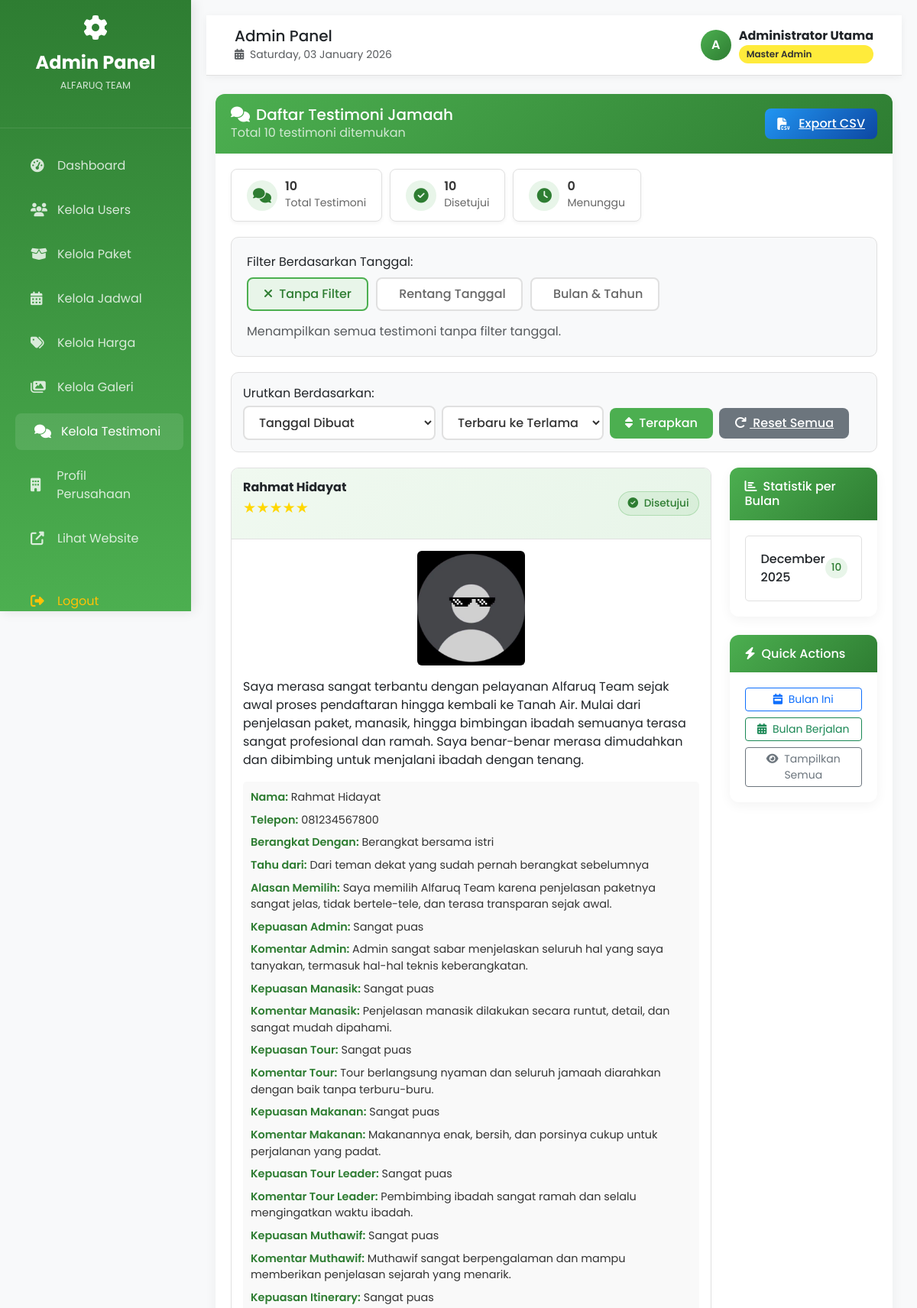
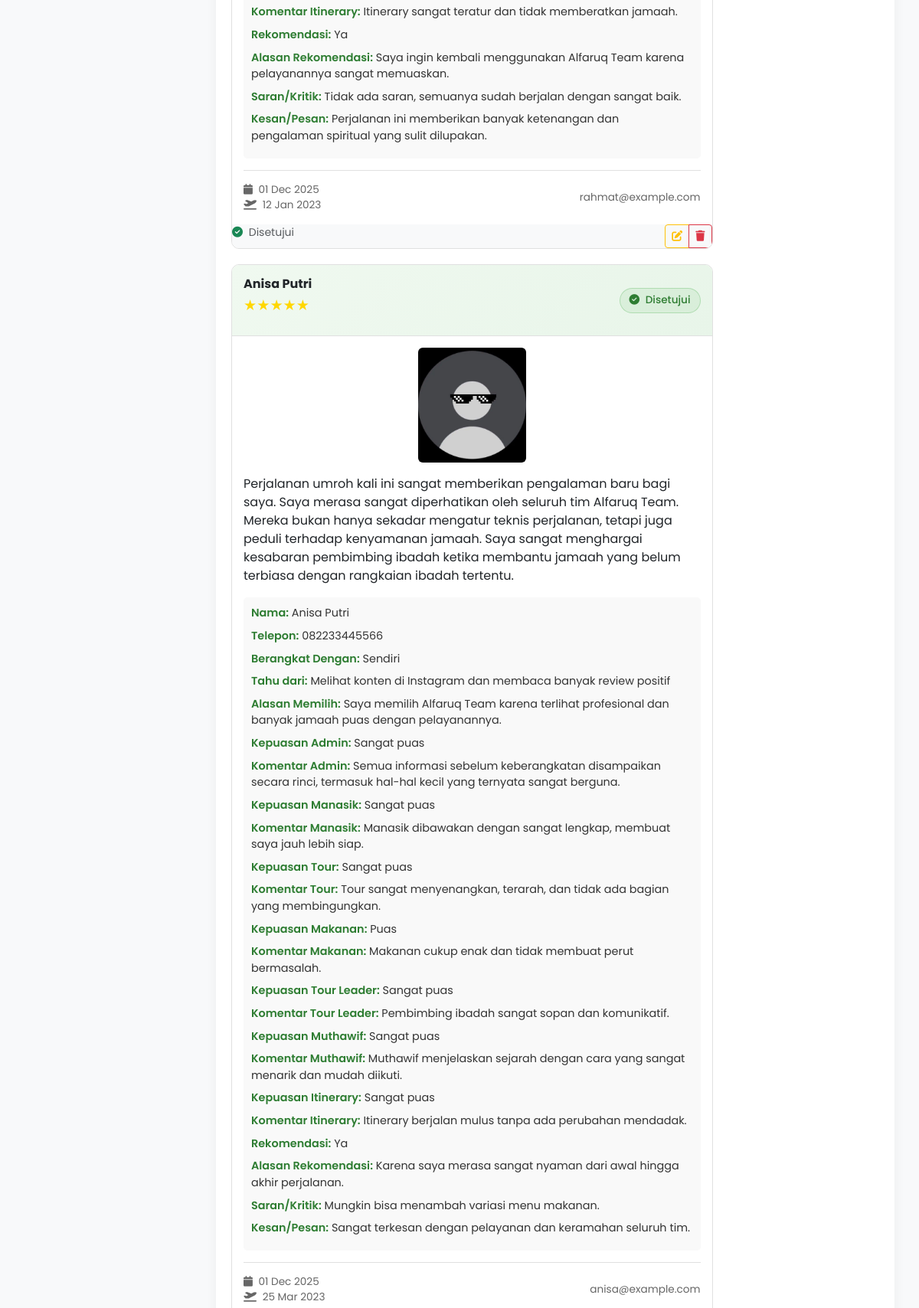
The app's page /admin/testimonial.php (signed in, upper part) with its own data (2 pictures, top to bottom).
### tables this page shows
CREATE TABLE `testimonials` (
  `id` int(11) NOT NULL,
  `name` varchar(100) NOT NULL,
  `email` varchar(100) NOT NULL,
  `message` text DEFAULT NULL,
  `rating` int(11) DEFAULT NULL CHECK (`rating` >= 1 and `rating` <= 5),
  `image` varchar(255) DEFAULT NULL,
  `is_approved` tinyint(1) DEFAULT 0,
  `created_at` timestamp NOT NULL DEFAULT current_timestamp(),
  `q1` varchar(255) DEFAULT NULL,
  `q2` varchar(20) DEFAULT NULL,
  `q3` varchar(255) DEFAULT NULL,
  `q4` varchar(255) DEFAULT NULL,
  `q5` text DEFAULT NULL,
  `q6` varchar(50) DEFAULT NULL,
  `q7` text DEFAULT NULL,
  `q8` varchar(50) DEFAULT NULL,
  `q9` text DEFAULT NULL,
  `q10` varchar(50) DEFAULT NULL,
  `q11` text DEFAULT NULL,
  `q12` varchar(50) DEFAULT NULL,
  `q13` text DEFAULT NULL,
  `q14` varchar(50) DEFAULT NULL,
  `q15` text DEFAULT NULL,
  `q16` varchar(50) DEFAULT NULL,
  `q17` text DEFAULT NULL,
  `q18` varchar(50) DEFAULT NULL,
  `q19` text DEFAULT NULL,
  `q20` varchar(50) DEFAULT NULL,
  `q21` text DEFAULT NULL,
  `q22` text DEFAULT NULL,
  `q23` text DEFAULT NULL,
  `departure_date` date DEFAULT NULL
);

### admin/testimonial.php (the view, shortened to what the rows shown need)
<?php
require_once '../config/database.php';
$action = isset($_GET['action']) ? $_GET['action'] : 'list';
$sort_by = isset($_GET['sort']) ? $_GET['sort'] : 'created_at';
$sort_order = isset($_GET['order']) ? $_GET['order'] : 'desc';
$filter_type = isset($_GET['filter_type']) ? $_GET['filter_type'] : 'none';
$query = "SELECT * FROM testimonials WHERE 1=1";
$params = [];
$order_by = $sort_by . ' ' . strtoupper($sort_order);
$query .= " ORDER BY $order_by";
$stmt = $pdo->prepare($query);
$stmt->execute($params);
$testimonials = $stmt->fetchAll();
?>
<!DOCTYPE html>
<html lang="id">
<head>
</head>
<body>
    <?php include 'includes/header.php'; ?>
    <div class="container-fluid mt-4">
        <?php if ($action == 'list'): ?>
        <div class="admin-card">
            <div class="card-body">
                <?php if (empty($testimonials)): ?>
                    <div class="no-results">
                        <i class="fas fa-search"></i>
                        <h5 class="text-muted">Tidak ada testimoni ditemukan</h5>
                        <p class="text-muted mb-3">
                            <?php if ($filter_type !== 'none'): ?>
                                Tidak ada testimoni yang sesuai dengan filter yang diterapkan.
                            <?php else: ?>
                                Belum ada testimoni di database.
                            <?php endif; ?>
                        </p>
                        <a href="testimonial.php" class="btn-admin-primary">
                            <i class="fas fa-redo me-2"></i>Reset Filter
                        </a>
                    </div>
                <?php else: ?>
                    <div class="row">
                        <div class="col-lg-9">
                            <div class="testimonial-grid">
                                <?php foreach ($testimonials as $item):
                                    $stars = str_repeat('★', $item['rating']) . str_repeat('☆', 5 - $item['rating']);
                                ?>
                                <div class="testimonial-item">
                                    <div class="testimonial-header">
                                        <div>
                                            <h6 class="fw-bold mb-1"><?php echo htmlspecialchars($item['name']); ?></h6>
                                            <div class="rating-stars"><?php echo $stars; ?></div>
                                        </div>
                                        <span class="status-badge <?php echo $item['is_approved'] ? 'status-active' : 'status-inactive'; ?>">
                                            <i class="fas fa-<?php echo $item['is_approved'] ? 'check-circle' : 'clock'; ?> me-1"></i>
                                            <?php echo $item['is_approved'] ? 'Disetujui' : 'Menunggu'; ?>
                                        </span>
                                    </div>
                                    <div class="testimonial-body">
                                        <?php if ($item['image']): ?>
                                        <div class="text-center mb-3">
                                            <img src="../<?php echo htmlspecialchars($item['image']); ?>"
                                                 alt="Foto <?php echo htmlspecialchars($item['name']); ?>"
                                                 class="img-fluid rounded"
                                                 style="max-height: 150px;">
                                        </div>
                                        <?php endif; ?>
                                        <p class="mb-3"><?php echo nl2br(htmlspecialchars($item['message'])); ?></p>
                                        <div class="qa-section">
                                            <?php
                                            $qa_pairs = [
                                                'q1' => 'Nama',
                                                'q2' => 'Telepon',
                                                'q3' => 'Berangkat Dengan',
                                                'q4' => 'Tahu dari',
                                                'q5' => 'Alasan Memilih',
                                                'q6' => 'Kepuasan Admin',
                                                'q7' => 'Komentar Admin',
                                                'q8' => 'Kepuasan Manasik',
                                                'q9' => 'Komentar Manasik',
                                                'q10' => 'Kepuasan Tour',
                                                'q11' => 'Komentar Tour',
                                                'q12' => 'Kepuasan Makanan',
                                                'q13' => 'Komentar Makanan',
                                                'q14' => 'Kepuasan Tour Leader',
                                                'q15' => 'Komentar Tour Leader',
                                                'q16' => 'Kepuasan Muthawif',
                                                'q17' => 'Komentar Muthawif',
                                                'q18' => 'Kepuasan Itinerary',
                                                'q19' => 'Komentar Itinerary',
                                                'q20' => 'Rekomendasi',
                                                'q21' => 'Alasan Rekomendasi',
                                                'q22' => 'Saran/Kritik',
                                                'q23' => 'Kesan/Pesan'
                                            ];
                                            foreach ($qa_pairs as $key => $label):
                                                if (!empty($item[$key])):
                                            ?>
                                            <div class="qa-item">
                                                <span class="qa-label"><?php echo $label; ?>:</span>
                                                <span class="qa-value"><?php echo htmlspecialchars($item[$key]); ?></span>
                                            </div>
                                            <?php
                                                endif;
                                            endforeach;
                                            ?>
                                        </div>
                                        <div class="testimonial-meta">
                                            <div>
                                                <i class="fas fa-calendar me-1"></i>
                                                <?php echo date('d M Y', strtotime($item['created_at'])); ?>
                                                <?php if ($item['departure_date']): ?>
                                                <br>
                                                <i class="fas fa-plane-departure me-1"></i>
                                                <?php echo date('d M Y', strtotime($item['departure_date'])); ?>
                                                <?php endif; ?>
                                            </div>
                                            <div>
                                                <?php echo htmlspecialchars($item['email']); ?>
                                            </div>
                                        </div>
                                    </div>
                                    <div class="card-footer bg-light d-flex justify-content-between">
                                        <?php if (!$item['is_approved']): ?>
                                        <a href="?action=approve&id=<?php echo $item['id']; ?>"
                                           class="btn btn-success btn-sm"
                                           onclick="return confirm('Setujui testimoni ini?')">
                                            <i class="fas fa-check me-1"></i> Setujui
                                        </a>
                                        <?php else: ?>
                                        <span class="text-muted small">
                                            <i class="fas fa-check-circle text-success me-1"></i>
                                            Disetujui
                                        </span>
                                        <?php endif; ?>
                                        <div class="btn-group btn-group-sm">
                                            <a href="?action=edit&id=<?php echo $item['id']; ?>"
                                               class="btn btn-outline-warning">
                                                <i class="fas fa-edit"></i>
                                            </a>
                                            <button type="button"
                                                    onclick="confirmDelete(<?php echo $item['id']; ?>, '<?php echo addslashes($item['name']); ?>')"
                                                    class="btn btn-outline-danger">
                                                <i class="fas fa-trash"></i>
                                            </button>
                                        </div>
                                    </div>
                                </div>
                                <?php endforeach; ?>
                            </div>
                        </div>
                    </div>
                <?php endif; ?>
            </div>
        </div>
        <?php endif; ?>
    </div>
    <?php include 'includes/footer.php'; ?>
</body>
</html>

### records on screen
testimonials: name "Rahmat Hidayat", rating "★★★★★", is_approved 1 (drawn), image (picture), message "Saya merasa sangat terbantu dengan pelayanan Alfaruq Team sejak awal proses pendaftaran hingga kembali ke Tanah Air. Mulai dari penjelasan paket, manasik, hingga bimbingan ibadah semuanya terasa sangat profesional dan ramah. Saya benar-benar merasa dimudahkan dan dibimbing untuk menjalani ibadah dengan tenang.", label "Nama", q1 "Rahmat Hidayat", label "Telepon", q2 "081234567800", label "Berangkat Dengan", q3 "Berangkat bersama istri", label "Tahu dari", q4 "Dari teman dekat yang sudah pernah berangkat sebelumnya", label "Alasan Memilih", q5 "Saya memilih Alfaruq Team karena penjelasan paketnya sangat jelas, tidak bertele-tele, dan terasa transparan sejak awal.", label "Kepuasan Admin", q6 "Sangat puas", label "Komentar Admin", q7 "Admin sangat sabar menjelaskan seluruh hal yang saya tanyakan, termasuk hal-hal teknis keberangkatan.", label "Kepuasan Manasik", q8 "Sangat puas", label "Komentar Manasik", q9 "Penjelasan manasik dilakukan secara runtut, detail, dan sangat mudah dipahami.", label "Kepuasan Tour", q10 "Sangat puas", label "Komentar Tour", q11 "Tour berlangsung nyaman dan seluruh jamaah diarahkan dengan baik tanpa terburu-buru.", label "Kepuasan Makanan", q12 "Sangat puas", label "Komentar Makanan", q13 "Makanannya enak, bersih, dan porsinya cukup untuk perjalanan yang padat.", label "Kepuasan Tour Leader", q14 "Sangat puas", label "Komentar Tour Leader", q15 "Pembimbing ibadah sangat ramah dan selalu mengingatkan waktu ibadah.", label "Kepuasan Muthawif", q16 "Sangat puas", label "Komentar Muthawif", q17 "Muthawif sangat berpengalaman dan mampu memberikan penjelasan sejarah yang menarik.", label "Kepuasan Itinerary", q18 "Sangat puas", label "Komentar Itinerary", q19 "Itinerary sangat teratur dan tidak memberatkan jamaah.", label "Rekomendasi", q20 "Ya", label "Alasan Rekomendasi", q21 "Saya ingin kembali menggunakan Alfaruq Team karena pelayanannya sangat memuaskan.", label "Saran/Kritik", q22 "Tidak ada saran, semuanya sudah berjalan dengan sangat baik.", label "Kesan/Pesan", q23 "Perjalanan ini memberikan banyak ketenangan dan pengalaman spiritual yang sulit dilupakan.", created_at "01 Dec 2025", departure_date "12 Jan 2023", email "rahmat@example.com"
testimonials: name "Anisa Putri", rating "★★★★★", is_approved 1 (drawn), image (picture), message "Perjalanan umroh kali ini sangat memberikan pengalaman baru bagi saya. Saya merasa sangat diperhatikan oleh seluruh tim Alfaruq Team. Mereka bukan hanya sekadar mengatur teknis perjalanan, tetapi juga peduli terhadap kenyamanan jamaah. Saya sangat menghargai kesabaran pembimbing ibadah ketika membantu jamaah yang belum terbiasa dengan rangkaian ibadah tertentu.", label "Nama", q1 "Anisa Putri", label "Telepon", q2 "082233445566", label "Berangkat Dengan", q3 "Sendiri", label "Tahu dari", q4 "Melihat konten di Instagram dan membaca banyak review positif", label "Alasan Memilih", q5 "Saya memilih Alfaruq Team karena terlihat profesional dan banyak jamaah puas dengan pelayanannya.", label "Kepuasan Admin", q6 "Sangat puas", label "Komentar Admin", q7 "Semua informasi sebelum keberangkatan disampaikan secara rinci, termasuk hal-hal kecil yang ternyata sangat berguna.", label "Kepuasan Manasik", q8 "Sangat puas", label "Komentar Manasik", q9 "Manasik dibawakan dengan sangat lengkap, membuat saya jauh lebih siap.", label "Kepuasan Tour", q10 "Sangat puas", label "Komentar Tour", q11 "Tour sangat menyenangkan, terarah, dan tidak ada bagian yang membingungkan.", label "Kepuasan Makanan", q12 "Puas", label "Komentar Makanan", q13 "Makanan cukup enak dan tidak membuat perut bermasalah.", label "Kepuasan Tour Leader", q14 "Sangat puas", label "Komentar Tour Leader", q15 "Pembimbing ibadah sangat sopan dan komunikatif.", label "Kepuasan Muthawif", q16 "Sangat puas", label "Komentar Muthawif", q17 "Muthawif menjelaskan sejarah dengan cara yang sangat menarik dan mudah diikuti.", label "Kepuasan Itinerary", q18 "Sangat puas", label "Komentar Itinerary", q19 "Itinerary berjalan mulus tanpa ada perubahan mendadak.", label "Rekomendasi", q20 "Ya", label "Alasan Rekomendasi", q21 "Karena saya merasa sangat nyaman dari awal hingga akhir perjalanan.", label "Saran/Kritik", q22 "Mungkin bisa menambah variasi menu makanan.", label "Kesan/Pesan", q23 "Sangat terkesan dengan pelayanan dan keramahan seluruh tim.", created_at "01 Dec 2025", departure_date "25 Mar 2023", email "anisa@example.com"

### other values on screen
$page_titles[$current_page] "Admin Panel"
substr($_SESSION['admin_full_name'], 0, 1) "A"
$_SESSION['admin_full_name'] "Administrator Utama"
count($testimonials) "10"
$count_all "10"
$approved_count "10"
$pending_count "0"
$month_name "December 2025"
$stat['count'] "10"
